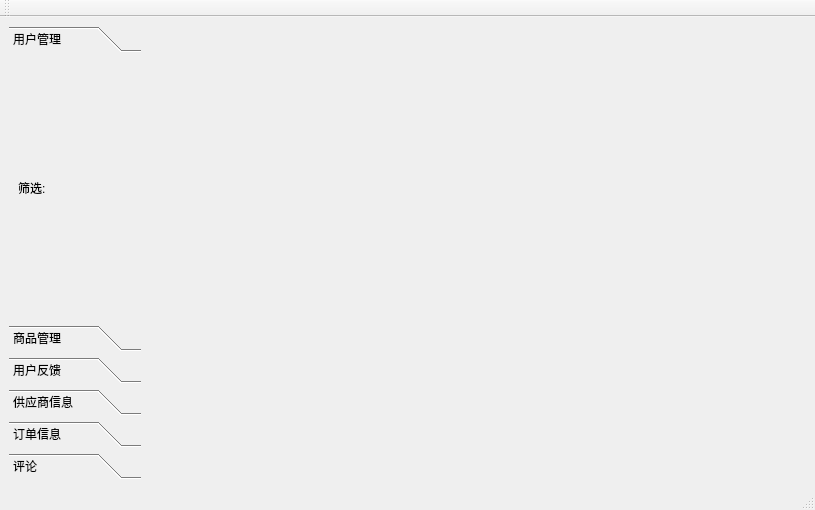
<?xml version="1.0" encoding="UTF-8"?>
<ui version="4.0">
 <class>MainWindow</class>
 <widget class="QMainWindow" name="MainWindow">
  <property name="geometry">
   <rect>
    <x>0</x>
    <y>0</y>
    <width>815</width>
    <height>510</height>
   </rect>
  </property>
  <property name="sizePolicy">
   <sizepolicy hsizetype="Expanding" vsizetype="Expanding">
    <horstretch>0</horstretch>
    <verstretch>0</verstretch>
   </sizepolicy>
  </property>
  <property name="windowTitle">
   <string>lower Navicat Premium</string>
  </property>
  <widget class="QWidget" name="centralwidget">
   <layout class="QHBoxLayout" name="horizontalLayout_2">
    <item>
     <layout class="QHBoxLayout" name="horizontalLayout">
      <item>
       <widget class="QToolBox" name="toolBox">
        <property name="sizePolicy">
         <sizepolicy hsizetype="Ignored" vsizetype="Preferred">
          <horstretch>1</horstretch>
          <verstretch>1</verstretch>
         </sizepolicy>
        </property>
        <property name="cursor">
         <cursorShape>ArrowCursor</cursorShape>
        </property>
        <property name="styleSheet">
         <string notr="true">animation: example 3.5s linear infinite;</string>
        </property>
        <property name="currentIndex">
         <number>0</number>
        </property>
        <widget class="QWidget" name="user_manage_widget">
         <property name="geometry">
          <rect>
           <x>0</x>
           <y>0</y>
           <width>132</width>
           <height>273</height>
          </rect>
         </property>
         <property name="styleSheet">
          <string notr="true">anianimation: example 3.5s linear infinite;</string>
         </property>
         <attribute name="label">
          <string>用户管理</string>
         </attribute>
         <layout class="QVBoxLayout" name="verticalLayout" stretch="0">
          <item>
           <widget class="QLabel" name="le_chooseConditions_1">
            <property name="sizePolicy">
             <sizepolicy hsizetype="Expanding" vsizetype="Maximum">
              <horstretch>0</horstretch>
              <verstretch>0</verstretch>
             </sizepolicy>
            </property>
            <property name="text">
             <string>筛选:</string>
            </property>
           </widget>
          </item>
         </layout>
        </widget>
        <widget class="QWidget" name="marchandise_manage_widget">
         <property name="geometry">
          <rect>
           <x>0</x>
           <y>0</y>
           <width>132</width>
           <height>273</height>
          </rect>
         </property>
         <attribute name="label">
          <string>商品管理</string>
         </attribute>
         <layout class="QVBoxLayout" name="verticalLayout_2">
          <item>
           <widget class="QLabel" name="le_chooseConditions_2">
            <property name="sizePolicy">
             <sizepolicy hsizetype="Expanding" vsizetype="Maximum">
              <horstretch>0</horstretch>
              <verstretch>0</verstretch>
             </sizepolicy>
            </property>
            <property name="text">
             <string>筛选：</string>
            </property>
           </widget>
          </item>
         </layout>
        </widget>
        <widget class="QWidget" name="user_leaveWords_widget">
         <property name="geometry">
          <rect>
           <x>0</x>
           <y>0</y>
           <width>132</width>
           <height>273</height>
          </rect>
         </property>
         <attribute name="label">
          <string>用户反馈</string>
         </attribute>
         <layout class="QVBoxLayout" name="verticalLayout_3">
          <item>
           <widget class="QLabel" name="le_chooseConditions_3">
            <property name="sizePolicy">
             <sizepolicy hsizetype="Expanding" vsizetype="Maximum">
              <horstretch>0</horstretch>
              <verstretch>0</verstretch>
             </sizepolicy>
            </property>
            <property name="text">
             <string>筛选：</string>
            </property>
           </widget>
          </item>
         </layout>
        </widget>
        <widget class="QWidget" name="supplier_manage_widget">
         <property name="geometry">
          <rect>
           <x>0</x>
           <y>0</y>
           <width>132</width>
           <height>273</height>
          </rect>
         </property>
         <attribute name="label">
          <string>供应商信息</string>
         </attribute>
         <layout class="QVBoxLayout" name="verticalLayout_4">
          <item>
           <widget class="QLabel" name="le_chooseConditions_4">
            <property name="sizePolicy">
             <sizepolicy hsizetype="Expanding" vsizetype="Maximum">
              <horstretch>0</horstretch>
              <verstretch>0</verstretch>
             </sizepolicy>
            </property>
            <property name="text">
             <string>筛选：</string>
            </property>
           </widget>
          </item>
         </layout>
        </widget>
        <widget class="QWidget" name="purchandiseOrder_manage_widget">
         <property name="geometry">
          <rect>
           <x>0</x>
           <y>0</y>
           <width>132</width>
           <height>273</height>
          </rect>
         </property>
         <attribute name="label">
          <string>订单信息</string>
         </attribute>
         <layout class="QVBoxLayout" name="verticalLayout_5">
          <item>
           <widget class="QLabel" name="le_chooseConditions_5">
            <property name="sizePolicy">
             <sizepolicy hsizetype="Expanding" vsizetype="Maximum">
              <horstretch>0</horstretch>
              <verstretch>0</verstretch>
             </sizepolicy>
            </property>
            <property name="text">
             <string>筛选：</string>
            </property>
           </widget>
          </item>
         </layout>
        </widget>
        <widget class="QWidget" name="review_manag_widget">
         <property name="geometry">
          <rect>
           <x>0</x>
           <y>0</y>
           <width>132</width>
           <height>273</height>
          </rect>
         </property>
         <attribute name="label">
          <string>评论</string>
         </attribute>
         <layout class="QVBoxLayout" name="verticalLayout_6">
          <item>
           <widget class="QLabel" name="le_chooseConditions_6">
            <property name="sizePolicy">
             <sizepolicy hsizetype="Expanding" vsizetype="Maximum">
              <horstretch>0</horstretch>
              <verstretch>0</verstretch>
             </sizepolicy>
            </property>
            <property name="text">
             <string>筛选：</string>
            </property>
           </widget>
          </item>
         </layout>
        </widget>
       </widget>
      </item>
      <item>
       <widget class="QStackedWidget" name="stackedWidget">
        <property name="sizePolicy">
         <sizepolicy hsizetype="Expanding" vsizetype="Expanding">
          <horstretch>5</horstretch>
          <verstretch>1</verstretch>
         </sizepolicy>
        </property>
        <property name="currentIndex">
         <number>0</number>
        </property>
        <widget class="BaseOperatorInformation" name="user_manage_widget_page">
         <property name="sizePolicy">
          <sizepolicy hsizetype="Expanding" vsizetype="Expanding">
           <horstretch>1</horstretch>
           <verstretch>1</verstretch>
          </sizepolicy>
         </property>
         <property name="layoutDirection">
          <enum>Qt::LeftToRight</enum>
         </property>
         <property name="autoFillBackground">
          <bool>true</bool>
         </property>
         <layout class="QHBoxLayout" name="horizontalLayout_3">
          <property name="spacing">
           <number>0</number>
          </property>
          <property name="sizeConstraint">
           <enum>QLayout::SetNoConstraint</enum>
          </property>
          <property name="leftMargin">
           <number>0</number>
          </property>
          <property name="topMargin">
           <number>0</number>
          </property>
          <property name="rightMargin">
           <number>0</number>
          </property>
          <property name="bottomMargin">
           <number>0</number>
          </property>
         </layout>
        </widget>
        <widget class="BaseOperatorInformation" name="marchandise_manage_widget_page">
         <property name="sizePolicy">
          <sizepolicy hsizetype="Expanding" vsizetype="Expanding">
           <horstretch>1</horstretch>
           <verstretch>1</verstretch>
          </sizepolicy>
         </property>
         <layout class="QHBoxLayout" name="horizontalLayout_4"/>
        </widget>
        <widget class="BaseOperatorInformation" name="user_leaveWord_manage_widget_page">
         <property name="sizePolicy">
          <sizepolicy hsizetype="Expanding" vsizetype="Expanding">
           <horstretch>1</horstretch>
           <verstretch>1</verstretch>
          </sizepolicy>
         </property>
         <layout class="QHBoxLayout" name="horizontalLayout_5"/>
        </widget>
        <widget class="BaseOperatorInformation" name="supplier_manage_widget_page">
         <layout class="QHBoxLayout" name="horizontalLayout_6"/>
        </widget>
        <widget class="BaseOperatorInformation" name="purchandiseOrder_manage_widget_page">
         <layout class="QHBoxLayout" name="horizontalLayout_7"/>
        </widget>
        <widget class="BaseOperatorInformation" name="review_manag_widget_page">
         <layout class="QHBoxLayout" name="horizontalLayout_8"/>
        </widget>
       </widget>
      </item>
     </layout>
    </item>
   </layout>
  </widget>
  <widget class="QMenuBar" name="menubar">
   <property name="enabled">
    <bool>true</bool>
   </property>
   <property name="geometry">
    <rect>
     <x>0</x>
     <y>0</y>
     <width>815</width>
     <height>22</height>
    </rect>
   </property>
  </widget>
  <widget class="QToolBar" name="toolBar">
   <property name="windowTitle">
    <string>toolBar</string>
   </property>
   <attribute name="toolBarArea">
    <enum>TopToolBarArea</enum>
   </attribute>
   <attribute name="toolBarBreak">
    <bool>false</bool>
   </attribute>
  </widget>
  <widget class="QStatusBar" name="statusbar">
   <property name="enabled">
    <bool>true</bool>
   </property>
  </widget>
 </widget>
 <customwidgets>
  <customwidget>
   <class>BaseOperatorInformation</class>
   <extends>QWidget</extends>
   <header>baseoperatorinformation.h</header>
   <container>1</container>
  </customwidget>
 </customwidgets>
 <resources/>
 <connections/>
</ui>
